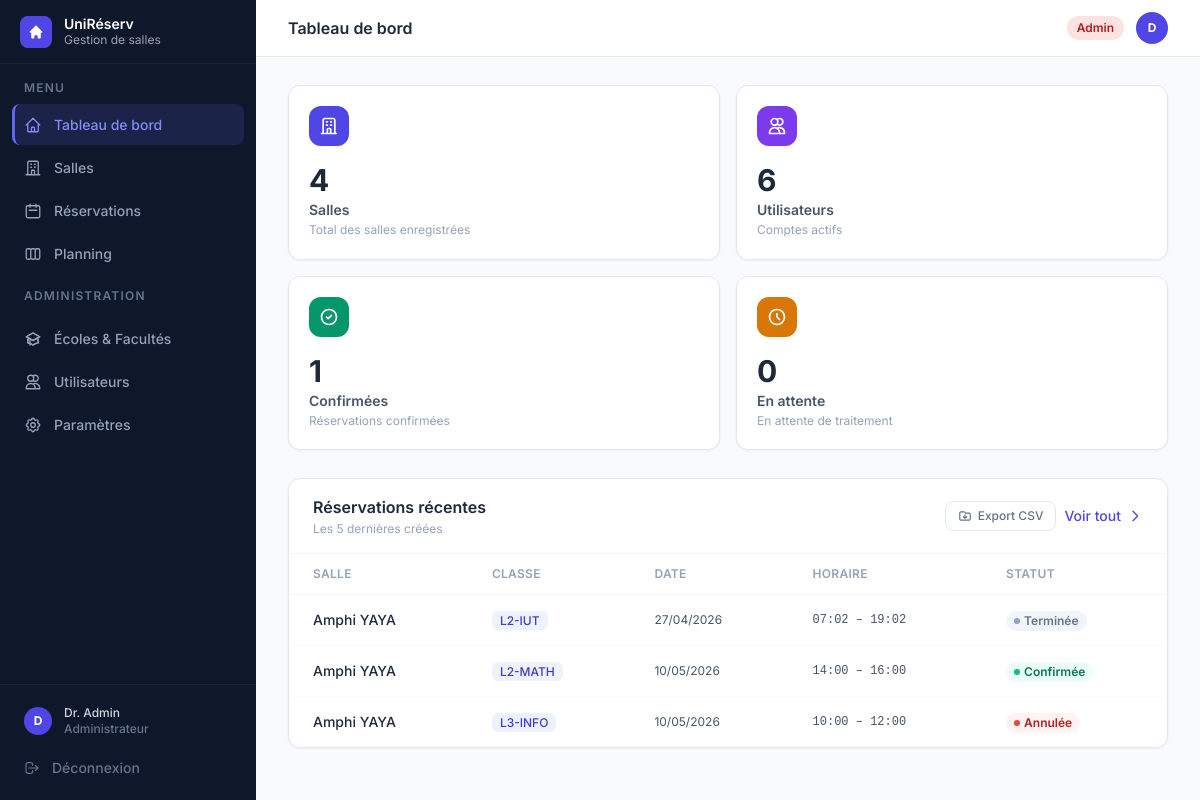
The app's page /dashboard (signed in) with its own data.
### tables this page shows
CREATE TABLE utilisateurs (
            id               INTEGER PRIMARY KEY,
            nom              TEXT    NOT NULL,
            email            TEXT    NOT NULL UNIQUE,
            login            TEXT    NOT NULL UNIQUE,
            mot_de_passe     TEXT    NOT NULL,
            role             TEXT    NOT NULL,
            date_inscription TEXT    NOT NULL,
            matricule        TEXT,
            classe           TEXT,
            matiere          TEXT
        , ecole_id INTEGER, unite_formation_id INTEGER);

CREATE TABLE reservations (
            id              INTEGER PRIMARY KEY,
            salle_id        INTEGER NOT NULL,
            responsable_id  INTEGER NOT NULL,
            classe          TEXT    NOT NULL,
            date            TEXT    NOT NULL,
            heure_debut     TEXT    NOT NULL,
            heure_fin       TEXT    NOT NULL,
            matiere         TEXT    DEFAULT '',
            statut          TEXT    NOT NULL DEFAULT 'en_attente',
            date_creation   TEXT    NOT NULL,
            FOREIGN KEY (salle_id)       REFERENCES salles(id),
            FOREIGN KEY (responsable_id) REFERENCES utilisateurs(id)
        );

CREATE TABLE salles (
            id          INTEGER PRIMARY KEY,
            nom         TEXT    NOT NULL UNIQUE,
            capacite    INTEGER NOT NULL,
            equipements TEXT    NOT NULL DEFAULT '[]',
            disponible  INTEGER NOT NULL DEFAULT 1
        );

### gestion de salle/app.py (the view, shortened to what this page needs)
@app.route("/dashboard")
@login_required
def dashboard():
    bd, utilisateurs, salles, reservations = get_data()
    aujourd_hui = date.today()
    role        = session.get("user_role")
    u_courant   = utilisateurs.get(session["user_id"])
    confirmees  = [r for r in reservations if r.statut == StatutReservation.CONFIRMEE]
    en_attente  = [r for r in reservations if r.statut == StatutReservation.EN_ATTENTE]
    if role == "admin":
        stats = {
            "nb_salles":       len(salles),
            "nb_utilisateurs": len(utilisateurs),
            "nb_confirmees":   len(confirmees),
            "nb_en_attente":   len(en_attente),
        }
        recentes  = sorted(reservations, key=lambda r: r.date_creation, reverse=True)[:5]
        prochaines = []
    return render_template(
        "dashboard.html", active="dashboard",
        role=role,
        stats=stats,
        reservations_recentes=recentes,
        prochaines=prochaines,
        aujourd_hui=aujourd_hui,
        StatutReservation=StatutReservation,
    )

### gestion de salle/templates/dashboard.html (shortened to what this page needs)
{% extends "base.html" %}
{% block heading %}Tableau de bord{% endblock %}
{% block content %}
<div class="grid grid-cols-2 xl:grid-cols-4 gap-4 mb-7">
  {% for color, icon, label, value, hint in cards %}
  <div class="stat-card bg-white rounded-xl border border-slate-200 shadow-sm p-5 cursor-default">
    <div class="flex items-start justify-between mb-4">
      <div class="w-10 h-10 rounded-xl flex items-center justify-center shadow-sm"
           style="background:{{ color }}">
        <svg class="w-5 h-5 text-white" fill="none" stroke="currentColor" stroke-width="2" viewBox="0 0 24 24">
          <path stroke-linecap="round" stroke-linejoin="round" d="{{ icon }}"/>
        </svg>
      </div>
    </div>
    <p class="text-3xl font-bold text-slate-800 mb-0.5 truncate" title="{{ value }}">{{ value }}</p>
    <p class="text-sm font-semibold text-slate-600">{{ label }}</p>
    <p class="text-xs text-slate-400 mt-0.5 leading-snug">{{ hint }}</p>
  </div>
  {% endfor %}
</div>
{% if role == 'admin' and reservations_recentes %}
<div class="bg-white rounded-xl border border-slate-200 shadow-sm mb-6">
  <div class="px-6 py-4 border-b border-slate-100 flex items-center justify-between">
    <div>
      <h3 class="font-semibold text-slate-800">Réservations récentes</h3>
      <p class="text-slate-400 text-xs mt-0.5">Les 5 dernières créées</p>
    </div>
    <div class="flex items-center gap-2">
      <a href="{{ url_for('reservations_export_csv') }}"
         class="inline-flex items-center gap-1.5 px-3 py-1.5 rounded-lg border border-slate-200 text-slate-500 hover:bg-slate-50 text-xs font-medium transition">
        <svg class="w-3.5 h-3.5" fill="none" stroke="currentColor" stroke-width="2" viewBox="0 0 24 24">
          <path stroke-linecap="round" stroke-linejoin="round" d="M12 10v6m0 0l-3-3m3 3l3-3M3 17V7a2 2 0 012-2h6l2 2h6a2 2 0 012 2v8a2 2 0 01-2 2H5a2 2 0 01-2-2z"/>
        </svg>
        Export CSV
      </a>
      <a href="{{ url_for('reservations') }}"
         class="inline-flex items-center gap-1.5 text-indigo-600 hover:text-indigo-800 text-sm font-medium transition">
        Voir tout
        <svg class="w-4 h-4" fill="none" stroke="currentColor" stroke-width="2" viewBox="0 0 24 24"><path stroke-linecap="round" stroke-linejoin="round" d="M9 5l7 7-7 7"/></svg>
      </a>
    </div>
  </div>
  <div class="overflow-x-auto">
    <table class="w-full text-sm">
      <thead>
        <tr class="border-b border-slate-100">
          <th class="px-6 py-3 text-left text-xs font-semibold text-slate-400 uppercase tracking-wide">Salle</th>
          <th class="px-6 py-3 text-left text-xs font-semibold text-slate-400 uppercase tracking-wide">Classe</th>
          <th class="px-6 py-3 text-left text-xs font-semibold text-slate-400 uppercase tracking-wide">Date</th>
          <th class="px-6 py-3 text-left text-xs font-semibold text-slate-400 uppercase tracking-wide">Horaire</th>
          <th class="px-6 py-3 text-left text-xs font-semibold text-slate-400 uppercase tracking-wide">Statut</th>
        </tr>
      </thead>
      <tbody>
        {% for r in reservations_recentes %}
        <tr class="data-row border-b border-slate-50 last:border-0">
          <td class="px-6 py-3.5 font-medium text-slate-800">{{ r.salle.nom }}</td>
          <td class="px-6 py-3.5 text-slate-600">
            <span class="px-2 py-0.5 rounded-md bg-indigo-50 text-indigo-700 text-xs font-medium">{{ r.classe }}</span>
          </td>
          <td class="px-6 py-3.5 text-slate-600 text-xs">{{ r.date.strftime('%d/%m/%Y') }}</td>
          <td class="px-6 py-3.5 text-slate-600 font-mono text-xs">{{ r.heure_debut.strftime('%H:%M') }} – {{ r.heure_fin.strftime('%H:%M') }}</td>
          <td class="px-6 py-3.5">
            {% if r.statut == StatutReservation.CONFIRMEE %}
              <span class="inline-flex items-center gap-1 px-2 py-0.5 rounded-full text-xs font-semibold bg-emerald-50 text-emerald-700"><span class="w-1.5 h-1.5 rounded-full bg-emerald-500"></span>Confirmée</span>
            {% elif r.statut.value == 'en_attente' %}
              <span class="inline-flex items-center gap-1 px-2 py-0.5 rounded-full text-xs font-semibold bg-amber-50 text-amber-700"><span class="w-1.5 h-1.5 rounded-full bg-amber-400"></span>En attente</span>
            {% elif r.statut.value == 'annulee' %}
              <span class="inline-flex items-center gap-1 px-2 py-0.5 rounded-full text-xs font-semibold bg-red-50 text-red-700"><span class="w-1.5 h-1.5 rounded-full bg-red-500"></span>Annulée</span>
            {% else %}
              <span class="inline-flex items-center gap-1 px-2 py-0.5 rounded-full text-xs font-semibold bg-slate-100 text-slate-500"><span class="w-1.5 h-1.5 rounded-full bg-slate-400"></span>Terminée</span>
            {% endif %}
          </td>
        </tr>
        {% endfor %}
      </tbody>
    </table>
  </div>
</div>
{% endif %}
{% endblock %}

### gestion de salle/templates/base.html (shortened to what this page needs)
<!DOCTYPE html>
<html lang="fr" class="h-full">
<head>
  <script src="https://cdn.tailwindcss.com"></script>
</head>
<body class="h-full bg-slate-50 flex" style="font-family:'Inter',sans-serif">
  <aside class="w-64 bg-slate-900 flex flex-col fixed inset-y-0 left-0 z-30" style="background:linear-gradient(180deg,#0f172a 0%,#0f172a 100%)">
    <div class="h-16 flex items-center gap-3 px-5 border-b border-white/5">
      <div class="w-8 h-8 rounded-lg bg-indigo-600 flex items-center justify-center shrink-0">
        <svg class="w-4 h-4 text-white" fill="currentColor" viewBox="0 0 20 20">
          <path d="M10.707 2.293a1 1 0 00-1.414 0l-7 7a1 1 0 001.414 1.414L4 10.414V17a1 1 0 001 1h2a1 1 0 001-1v-2a1 1 0 011-1h2a1 1 0 011 1v2a1 1 0 001 1h2a1 1 0 001-1v-6.586l.293.293a1 1 0 001.414-1.414l-7-7z"/>
        </svg>
      </div>
      <div>
        <p class="text-white font-semibold text-sm leading-tight">UniRéserv</p>
        <p class="text-slate-400 text-xs">Gestion de salles</p>
      </div>
    </div>
    <nav class="flex-1 px-3 py-4 space-y-0.5 overflow-y-auto">
      <p class="text-slate-500 text-xs font-semibold uppercase tracking-widest px-3 mb-2">Menu</p>
      <a href="{{ url_for('dashboard') }}" class="nav-item {% if active=='dashboard' %}nav-item-active{% else %}nav-item-inactive{% endif %}">
        Tableau de bord
      </a>
      <a href="{{ url_for('salles') }}" class="nav-item {% if active=='salles' %}nav-item-active{% else %}nav-item-inactive{% endif %}">
        <svg style="width:18px;height:18px" fill="none" stroke="currentColor" stroke-width="1.75" viewBox="0 0 24 24">
          <path stroke-linecap="round" stroke-linejoin="round" d="M19 21V5a2 2 0 00-2-2H7a2 2 0 00-2 2v16m14 0h2m-2 0h-5m-9 0H3m2 0h5M9 7h1m-1 4h1m4-4h1m-1 4h1m-5 10v-5a1 1 0 011-1h2a1 1 0 011 1v5m-4 0h4"/>
        </svg>
        Salles
      </a>
      <a href="{{ url_for('reservations') }}" class="nav-item {% if active=='reservations' %}nav-item-active{% else %}nav-item-inactive{% endif %}">
        <svg style="width:18px;height:18px" fill="none" stroke="currentColor" stroke-width="1.75" viewBox="0 0 24 24">
          <path stroke-linecap="round" stroke-linejoin="round" d="M8 7V3m8 4V3m-9 8h10M5 21h14a2 2 0 002-2V7a2 2 0 00-2-2H5a2 2 0 00-2 2v12a2 2 0 002 2z"/>
        </svg>
        Réservations
      </a>
      <a href="{{ url_for('planning') }}" class="nav-item {% if active=='planning' %}nav-item-active{% else %}nav-item-inactive{% endif %}">
        Planning
      </a>
      {% if session.user_role == 'admin' %}
      <div class="pt-3 pb-1">
        <p class="text-slate-500 text-xs font-semibold uppercase tracking-widest px-3 mb-2">Administration</p>
      </div>
      <a href="{{ url_for('ecoles') }}" class="nav-item {% if active=='ecoles' %}nav-item-active{% else %}nav-item-inactive{% endif %}">
        Écoles & Facultés
      </a>
      <a href="{{ url_for('utilisateurs') }}" class="nav-item {% if active=='utilisateurs' %}nav-item-active{% else %}nav-item-inactive{% endif %}">
        <svg style="width:18px;height:18px" fill="none" stroke="currentColor" stroke-width="1.75" viewBox="0 0 24 24">
          <path stroke-linecap="round" stroke-linejoin="round" d="M12 4.354a4 4 0 110 5.292M15 21H3v-1a6 6 0 0112 0v1zm0 0h6v-1a6 6 0 00-9-5.197M13 7a4 4 0 11-8 0 4 4 0 018 0z"/>
        </svg>
        Utilisateurs
      </a>
      <a href="{{ url_for('parametres') }}" class="nav-item {% if active=='parametres' %}nav-item-active{% else %}nav-item-inactive{% endif %}">
        Paramètres
      </a>
      {% endif %}
    </nav>
    <div class="border-t border-white/5 p-3 space-y-0.5">
      <a href="{{ url_for('profil') }}" class="nav-item {% if active=='profil' %}nav-item-active{% else %}nav-item-inactive{% endif %} !py-2">
        <div class="w-7 h-7 rounded-full bg-indigo-600 flex items-center justify-center text-white text-xs font-bold shrink-0">
          {{ session.user_nom[0].upper() if session.user_nom else '?' }}
        </div>
        <div class="flex-1 min-w-0">
          <p class="text-slate-300 text-xs font-medium truncate">{{ session.user_nom }}</p>
          <p class="text-slate-500 text-xs truncate">
            {% if session.user_role == 'admin' %}Administrateur
            {% elif session.user_role == 'responsable' %}Responsable
            {% elif session.user_role == 'enseignant' %}Enseignant
            {% else %}Étudiant{% endif %}
          </p>
        </div>
      </a>
      <a href="{{ url_for('logout') }}" class="nav-item nav-item-inactive !text-slate-500 hover:!text-red-400">
        <svg style="width:16px;height:16px" fill="none" stroke="currentColor" stroke-width="1.75" viewBox="0 0 24 24">
          <path stroke-linecap="round" stroke-linejoin="round" d="M17 16l4-4m0 0l-4-4m4 4H7m6 4v1a3 3 0 01-3 3H6a3 3 0 01-3-3V7a3 3 0 013-3h4a3 3 0 013 3v1"/>
        </svg>
        Déconnexion
      </a>
    </div>
  </aside>
  <div class="ml-64 flex-1 flex flex-col min-h-screen">
    <header class="h-16 bg-white border-b border-slate-200 flex items-center justify-between px-8 sticky top-0 z-20">
      <h1 class="text-slate-800 font-semibold text-base">{% block heading %}{% endblock %}</h1>
      <div class="flex items-center gap-3">
        {% set role = session.user_role %}
        {% if role == 'admin' %}
          <span class="px-2.5 py-1 rounded-full text-xs font-semibold bg-red-100 text-red-700">Admin</span>
        {% elif role == 'responsable' %}
          <span class="px-2.5 py-1 rounded-full text-xs font-semibold bg-amber-100 text-amber-700">Responsable</span>
        {% elif role == 'enseignant' %}
          <span class="px-2.5 py-1 rounded-full text-xs font-semibold bg-blue-100 text-blue-700">Enseignant</span>
        {% else %}
          <span class="px-2.5 py-1 rounded-full text-xs font-semibold bg-indigo-100 text-indigo-700">Étudiant</span>
        {% endif %}
        <a href="{{ url_for('profil') }}" class="w-8 h-8 rounded-full bg-indigo-600 flex items-center justify-center text-white text-xs font-bold hover:bg-indigo-700 transition">
          {{ session.user_nom[0].upper() if session.user_nom else '?' }}
        </a>
      </div>
    </header>
    <main class="flex-1 px-8 py-7">
      {% block content %}{% endblock %}
    </main>
  </div>
</body>
</html>

### records on screen
utilisateurs: user_nom "Dr. Admin"
reservations: salle.nom "Amphi YAYA", classe "L2-IUT", date "27/04/2026", heure_debut "07:02", heure_fin "19:02", shows "Terminée"
reservations: salle.nom "Amphi YAYA", classe "L2-MATH", date "10/05/2026", heure_debut "14:00", heure_fin "16:00", shows "Confirmée"
reservations: salle.nom "Amphi YAYA", classe "L3-INFO", date "10/05/2026", heure_debut "10:00", heure_fin "12:00", shows "Annulée"

### other values on screen
{{ session.user_nom[0].upper() if session.user_nom else '?' }} "D"
{{ value }} "4" "6" "1" "0"
{{ label }} "Salles" "Utilisateurs" "Confirmées" "En attente"
{{ hint }} "Total des salles enregistrées" "Comptes actifs" "Réservations confirmées" "En attente de traitement"
